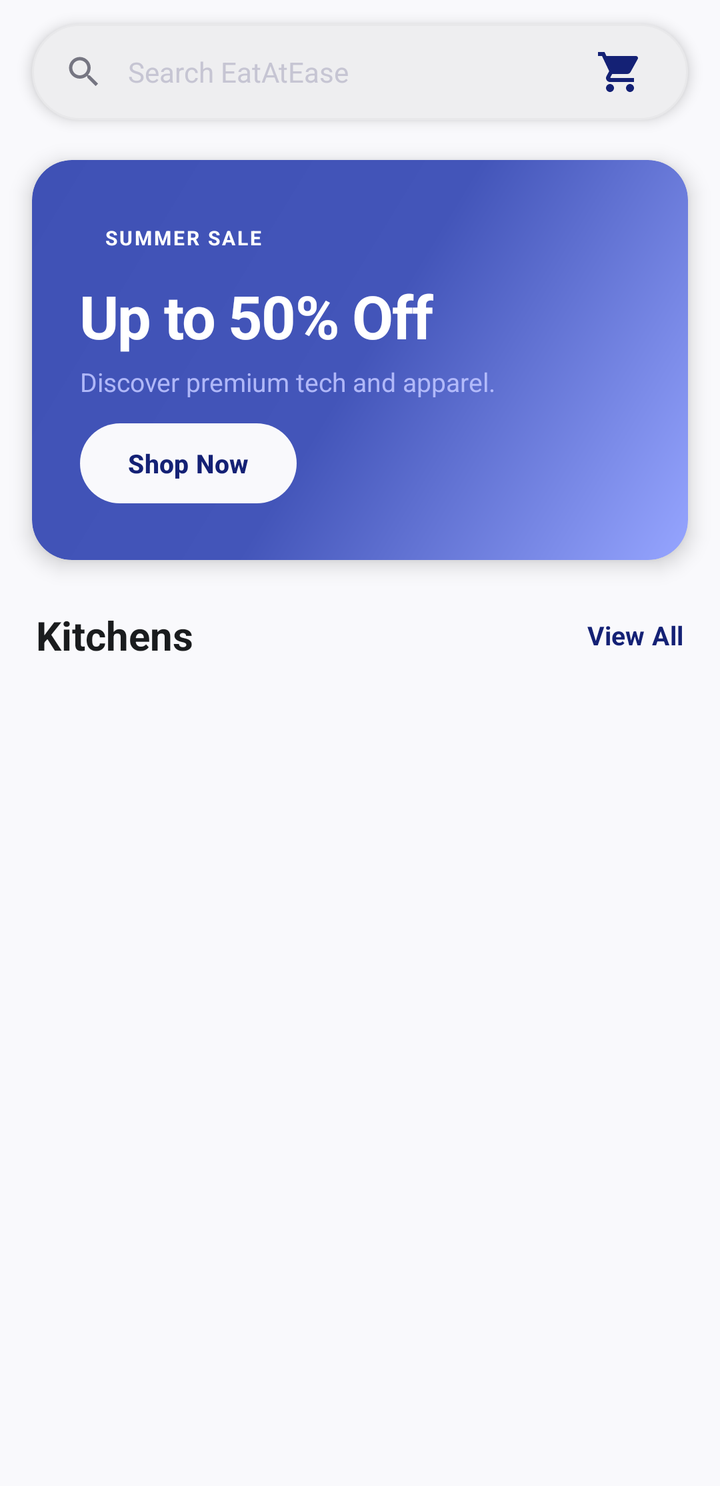
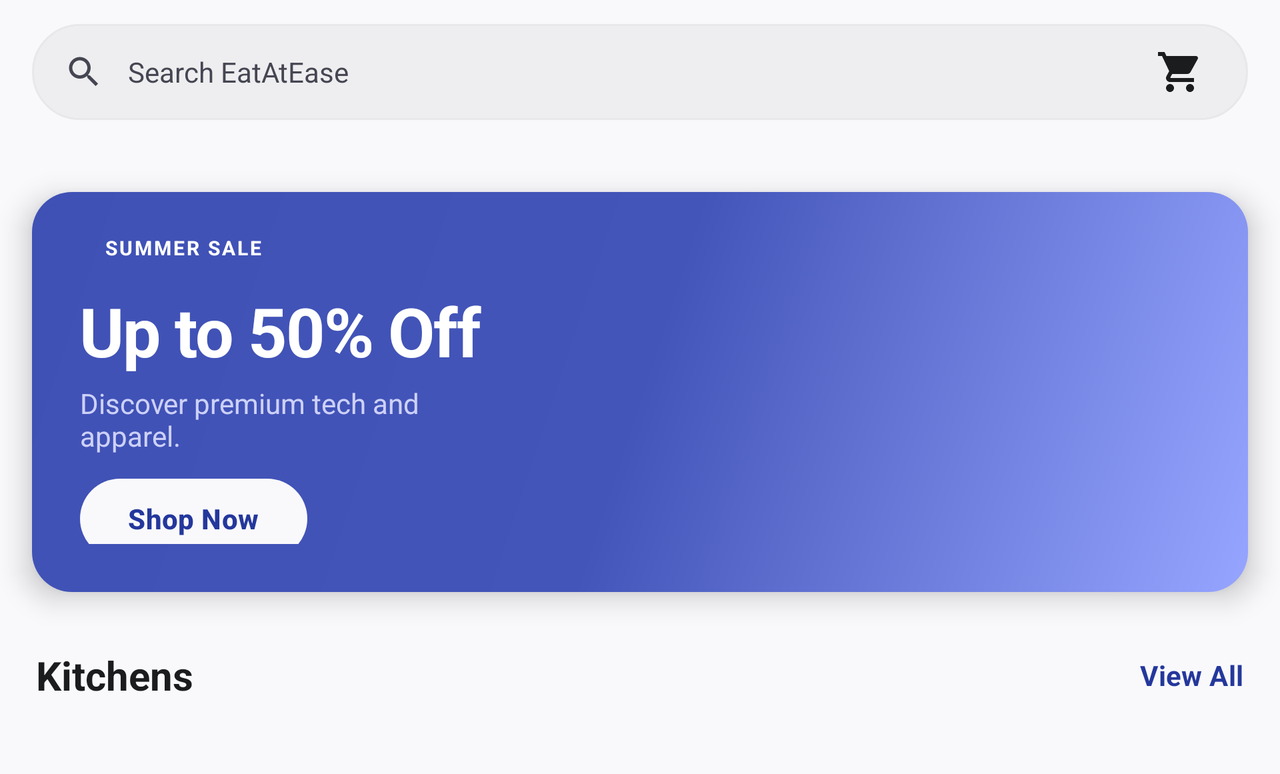

First picture: res/layout/ on a phone held upright. Second picture: the repository's own variant of that layout, on a device whose configuration matches the variant's folder. Source for both follows.
<!-- AndroidManifest.xml: application theme Theme.EatAtEase -->
<!-- res/layout/fragment_home.xml -->
<?xml version="1.0" encoding="utf-8"?>
<androidx.core.widget.NestedScrollView xmlns:android="http://schemas.android.com/apk/res/android"
    xmlns:app="http://schemas.android.com/apk/res-auto"
    xmlns:tools="http://schemas.android.com/tools"
    android:layout_width="match_parent"
    android:layout_height="match_parent"
    android:background="@color/stitch_background"
    android:clipToPadding="false"
    android:fillViewport="true"
    android:scrollbars="none"
    tools:context=".ui.home.HomeFragment">

    <LinearLayout
        android:layout_width="match_parent"
        android:layout_height="wrap_content"
        android:orientation="vertical"
        android:paddingBottom="96dp">

        
        
        

        <LinearLayout
            android:layout_width="match_parent"
            android:layout_height="48dp"
            android:layout_marginHorizontal="16dp"
            android:layout_marginTop="12dp"
            android:background="@drawable/bg_search_bar"
            android:elevation="4dp"
            android:gravity="center_vertical"
            android:paddingHorizontal="16dp">

            <ImageView
                android:layout_width="20dp"
                android:layout_height="20dp"
                android:importantForAccessibility="no"
                android:src="@drawable/ic_search"
                app:tint="@color/stitch_outline" />

            <EditText
                android:id="@+id/search_edit_text"
                android:layout_width="0dp"
                android:layout_height="match_parent"
                android:layout_marginStart="12dp"
                android:layout_weight="1"
                android:background="@android:color/transparent"
                android:hint="@string/home_search_hint"
                android:inputType="text"
                android:maxLines="1"
                android:textColor="@color/stitch_on_surface"
                android:textColorHint="@color/stitch_outline_variant"
                android:textSize="14sp" />

            <ImageButton
                android:id="@+id/btn_cart"
                android:layout_width="36dp"
                android:layout_height="36dp"
                android:background="?attr/selectableItemBackgroundBorderless"
                android:contentDescription="@string/home_cart"
                android:src="@drawable/ic_shopping_cart"
                app:tint="@color/stitch_primary" />

        </LinearLayout>

        <FrameLayout
            android:id="@+id/hero_banner"
            android:layout_width="match_parent"
            android:layout_height="200dp"
            android:layout_marginHorizontal="16dp"
            android:layout_marginTop="20dp"
            android:background="@drawable/bg_hero_banner"
            android:clipToOutline="true"
            android:elevation="6dp">

            
            <LinearLayout
                android:layout_width="wrap_content"
                android:layout_height="match_parent"
                android:gravity="center_vertical"
                android:orientation="vertical"
                android:padding="24dp">

                
                <com.google.android.material.textview.MaterialTextView
                    android:id="@+id/hero_badge"
                    android:layout_width="wrap_content"
                    android:layout_height="wrap_content"
                    android:background="@drawable/bg_hero_badge"
                    android:letterSpacing="0.1"
                    android:paddingHorizontal="12dp"
                    android:paddingVertical="4dp"
                    android:text="@string/home_hero_badge"
                    android:textAllCaps="true"
                    android:textColor="@android:color/white"
                    android:textSize="10sp"
                    android:textStyle="bold" />

                
                <com.google.android.material.textview.MaterialTextView
                    android:id="@+id/hero_title"
                    android:layout_width="wrap_content"
                    android:layout_height="wrap_content"
                    android:layout_marginTop="8dp"
                    android:letterSpacing="-0.02"
                    android:text="@string/home_hero_title"
                    android:textColor="@android:color/white"
                    android:textSize="30sp"
                    android:textStyle="bold" />

                
                <com.google.android.material.textview.MaterialTextView
                    android:id="@+id/hero_subtitle"
                    android:layout_width="220dp"
                    android:layout_height="wrap_content"
                    android:layout_marginTop="4dp"
                    android:alpha="0.9"
                    android:text="@string/home_hero_subtitle"
                    android:textColor="@color/stitch_primary_fixed_dim"
                    android:textSize="13sp" />

                
                <com.google.android.material.button.MaterialButton
                    android:id="@+id/btn_shop_now"
                    android:layout_width="wrap_content"
                    android:layout_height="40dp"
                    android:layout_marginTop="12dp"
                    android:background="@drawable/bg_shop_now_button"
                    android:letterSpacing="0.01"
                    android:paddingHorizontal="24dp"
                    android:text="@string/home_shop_now"
                    android:textAllCaps="false"
                    android:textColor="@color/stitch_primary"
                    android:textSize="13sp"
                    android:textStyle="bold"
                    app:backgroundTint="@null"
                    app:cornerRadius="999dp"
                    app:elevation="4dp" />
            </LinearLayout>
        </FrameLayout>

        
        
        
        <LinearLayout
            android:layout_width="match_parent"
            android:layout_height="wrap_content"
            android:layout_marginTop="24dp"
            android:gravity="center_vertical"
            android:orientation="horizontal"
            android:paddingHorizontal="18dp">

            <com.google.android.material.textview.MaterialTextView
                android:id="@+id/featured_title"
                android:layout_width="0dp"
                android:layout_height="wrap_content"
                android:layout_weight="1"
                android:text="@string/home_featured_products"
                android:textColor="@color/stitch_on_surface"
                android:textSize="20sp"
                android:textStyle="bold" />

            <com.google.android.material.textview.MaterialTextView
                android:id="@+id/btn_view_all"
                android:layout_width="wrap_content"
                android:layout_height="wrap_content"
                android:clickable="true"
                android:focusable="true"
                android:letterSpacing="0.01"
                android:text="@string/home_view_all"
                android:textColor="@color/stitch_primary"
                android:textSize="13sp"
                android:textStyle="bold" />
        </LinearLayout>

        
        
        
        <androidx.recyclerview.widget.RecyclerView
            android:id="@+id/products_recyclerview"
            android:layout_width="match_parent"
            android:layout_height="280dp"
            android:layout_marginTop="12dp"
            android:clipToPadding="false"
            android:nestedScrollingEnabled="false"
            android:orientation="horizontal"
            android:overScrollMode="never"
            android:paddingHorizontal="12dp"
            android:scrollbars="none"
            app:layoutManager="androidx.recyclerview.widget.LinearLayoutManager"
            tools:itemCount="4"
            tools:listitem="@layout/item_product_card" />

        
        
        
        <androidx.recyclerview.widget.RecyclerView
            android:id="@+id/category_chips_recyclerview"
            android:layout_width="match_parent"
            android:layout_height="wrap_content"
            android:layout_marginTop="24dp"
            android:clipToPadding="false"
            android:orientation="horizontal"
            android:overScrollMode="never"
            android:paddingHorizontal="16dp"
            android:scrollbars="none"
            app:layoutManager="LinearLayoutManager"
            tools:itemCount="5"
            tools:listitem="@layout/item_category_chip" />

        
        
        

        
        
        
        <LinearLayout
            android:id="@+id/subcategory_section"
            android:layout_width="match_parent"
            android:layout_height="wrap_content"
            android:orientation="vertical"
            android:visibility="gone">

            
            <LinearLayout
                android:layout_width="match_parent"
                android:layout_height="wrap_content"
                android:layout_marginTop="24dp"
                android:gravity="center_vertical"
                android:orientation="horizontal"
                android:paddingHorizontal="18dp">

                <com.google.android.material.textview.MaterialTextView
                    android:id="@+id/subcategory_label"
                    android:layout_width="0dp"
                    android:layout_height="wrap_content"
                    android:layout_weight="1"
                    android:textColor="@color/stitch_on_surface"
                    android:textSize="18sp"
                    android:textStyle="bold"
                    tools:text="Groceries" />

                <com.google.android.material.textview.MaterialTextView
                    android:id="@+id/subcategory_view_all"
                    android:layout_width="wrap_content"
                    android:layout_height="wrap_content"
                    android:clickable="true"
                    android:focusable="true"
                    android:text="@string/home_view_all"
                    android:textColor="@color/stitch_primary"
                    android:textSize="13sp"
                    android:textStyle="bold" />

            </LinearLayout>

            
            <androidx.recyclerview.widget.RecyclerView
                android:id="@+id/subcategory_cards_recyclerview"
                android:layout_width="match_parent"
                android:layout_height="wrap_content"
                android:layout_marginTop="8dp"
                android:clipToPadding="false"
                android:nestedScrollingEnabled="false"
                android:overScrollMode="never"
                android:paddingHorizontal="10dp"
                android:paddingBottom="4dp"
                android:scrollbars="none"
                app:layoutManager="androidx.recyclerview.widget.GridLayoutManager"
                app:spanCount="3"
                tools:itemCount="6"
                tools:listitem="@layout/item_subcategory_card" />

        </LinearLayout>

    </LinearLayout>

</androidx.core.widget.NestedScrollView>
<!-- resources referenced by this layout -->
<resources>
  <color name="stitch_background">#f9f9fc</color>
  <color name="stitch_on_surface">#1a1c1e</color>
  <color name="stitch_outline">#767682</color>
  <color name="stitch_outline_variant">#c6c5d3</color>
  <color name="stitch_primary">#142175</color>
  <color name="stitch_primary_fixed_dim">#bcc3ff</color>
  <string name="home_cart">Shopping cart</string>
  <string name="home_featured_products">Kitchens</string>
  <string name="home_hero_badge">Summer Sale</string>
  <string name="home_hero_subtitle">Discover premium tech and apparel.</string>
  <string name="home_hero_title">Up to 50% Off</string>
  <string name="home_search_hint">Search EatAtEase</string>
  <string name="home_shop_now">Shop Now</string>
  <string name="home_view_all">View All</string>
  <color name="search_bar_fill">#EEEEF0</color>
  <color name="search_bar_stroke">#E8E8EA</color>
  <color name="brand_accent_alpha">#1A24389C</color>
  <color name="surface_page">#F9F9FC</color>
  <color name="md_primary_40">#3D52C8</color>
  <color name="md_primary_100">#FFFFFF</color>
  <color name="md_primary_90">#DEE0FF</color>
  <color name="md_primary_10">#00006B</color>
  <color name="md_secondary_40">#5C63A6</color>
  <color name="md_neutral_100">#FFFFFF</color>
  <color name="md_secondary_90">#E0E0FF</color>
  <color name="md_secondary_30">#404693</color>
  <color name="md_tertiary_40">#9B4900</color>
  <color name="md_tertiary_90">#FFDBCA</color>
  <color name="md_tertiary_10">#310D00</color>
  <color name="md_error_40">#BA1A1A</color>
  <color name="md_error_90">#FFDAD6</color>
  <color name="md_neutral_98">#F9F9FF</color>
  <color name="md_neutral_10">#1A1C20</color>
  <color name="md_neutral_var_90">#E1E2EC</color>
  <color name="md_neutral_var_30">#44474F</color>
  <color name="md_neutral_var_50">#74777F</color>
  <color name="md_neutral_var_80">#C4C6D0</color>
  <style name="TextAppearance.EatAtEase.DisplayLarge" parent="TextAppearance.Material3.DisplayLarge">
          <item name="fontFamily">sans-serif</item>
      </style>
  <style name="TextAppearance.EatAtEase.DisplayMedium" parent="TextAppearance.Material3.DisplayMedium">
          <item name="fontFamily">sans-serif</item>
      </style>
  <style name="TextAppearance.EatAtEase.DisplaySmall" parent="TextAppearance.Material3.DisplaySmall">
          <item name="fontFamily">sans-serif</item>
      </style>
  <style name="TextAppearance.EatAtEase.TitleLarge" parent="TextAppearance.Material3.TitleLarge">
          <item name="fontFamily">sans-serif-medium</item>
      </style>
  <style name="TextAppearance.EatAtEase.TitleMedium" parent="TextAppearance.Material3.TitleMedium">
          <item name="fontFamily">sans-serif-medium</item>
      </style>
  <style name="TextAppearance.EatAtEase.TitleSmall" parent="TextAppearance.Material3.TitleSmall">
          <item name="fontFamily">sans-serif-medium</item>
      </style>
  <style name="TextAppearance.EatAtEase.BodyLarge" parent="TextAppearance.Material3.BodyLarge">
          <item name="fontFamily">sans-serif</item>
      </style>
  <style name="TextAppearance.EatAtEase.BodyMedium" parent="TextAppearance.Material3.BodyMedium">
          <item name="fontFamily">sans-serif</item>
      </style>
  <style name="TextAppearance.EatAtEase.BodySmall" parent="TextAppearance.Material3.BodySmall">
          <item name="fontFamily">sans-serif</item>
      </style>
  <style name="TextAppearance.EatAtEase.LabelLarge" parent="TextAppearance.Material3.LabelLarge">
          <item name="fontFamily">sans-serif-medium</item>
      </style>
  <style name="TextAppearance.EatAtEase.LabelMedium" parent="TextAppearance.Material3.LabelMedium">
          <item name="fontFamily">sans-serif-medium</item>
      </style>
  <style name="TextAppearance.EatAtEase.LabelSmall" parent="TextAppearance.Material3.LabelSmall">
          <item name="fontFamily">sans-serif-medium</item>
      </style>
  <!-- some entries are left out for length -->
</resources>
<!-- res/layout-w600dp/fragment_home.xml (the repository's variant of the layout above) -->
<!-- drawn on the phone turned sideways -->
<?xml version="1.0" encoding="utf-8"?>
<androidx.core.widget.NestedScrollView xmlns:android="http://schemas.android.com/apk/res/android"
    xmlns:app="http://schemas.android.com/apk/res-auto"
    xmlns:tools="http://schemas.android.com/tools"
    android:layout_width="match_parent"
    android:layout_height="match_parent"
    android:background="#F9F9FC"
    android:clipToPadding="false"
    android:fillViewport="true"
    android:scrollbars="none"
    tools:context=".ui.home.HomeFragment">

    <LinearLayout
        android:layout_width="match_parent"
        android:layout_height="wrap_content"
        android:orientation="vertical"
        android:paddingBottom="24dp">

        
        <LinearLayout
            android:layout_width="match_parent"
            android:layout_height="48dp"
            android:layout_marginHorizontal="16dp"
            android:layout_marginTop="12dp"
            android:background="@drawable/bg_search_bar"
            android:gravity="center_vertical"
            android:paddingHorizontal="16dp">

            <ImageView
                android:layout_width="20dp"
                android:layout_height="20dp"
                android:importantForAccessibility="no"
                android:src="@drawable/ic_search" />

            <EditText
                android:id="@+id/search_edit_text"
                android:layout_width="0dp"
                android:layout_height="match_parent"
                android:layout_marginStart="12dp"
                android:layout_weight="1"
                android:background="@android:color/transparent"
                android:hint="@string/home_search_hint"
                android:inputType="text"
                android:maxLines="1"
                android:textColor="#1A1C1E"
                android:textColorHint="#454652"
                android:textSize="14sp" />

            <ImageButton
                android:id="@+id/btn_cart"
                android:layout_width="36dp"
                android:layout_height="36dp"
                android:background="?attr/selectableItemBackgroundBorderless"
                android:contentDescription="@string/home_cart"
                android:src="@drawable/ic_shopping_cart" />
        </LinearLayout>

        
        <androidx.recyclerview.widget.RecyclerView
            android:id="@+id/category_chips_recyclerview"
            android:layout_width="match_parent"
            android:layout_height="wrap_content"
            android:layout_marginTop="16dp"
            android:clipToPadding="false"
            android:orientation="horizontal"
            android:overScrollMode="never"
            android:paddingHorizontal="16dp"
            android:scrollbars="none"
            app:layoutManager="LinearLayoutManager"
            tools:itemCount="5"
            tools:listitem="@layout/item_category_chip" />

        
        <FrameLayout
            android:id="@+id/hero_banner"
            android:layout_width="match_parent"
            android:layout_height="200dp"
            android:layout_marginHorizontal="16dp"
            android:layout_marginTop="20dp"
            android:background="@drawable/bg_hero_banner"
            android:elevation="8dp"
            android:padding="24dp">

            <LinearLayout
                android:layout_width="match_parent"
                android:layout_height="match_parent"
                android:gravity="center_vertical"
                android:orientation="vertical">

                <com.google.android.material.textview.MaterialTextView
                    android:id="@+id/hero_badge"
                    android:layout_width="wrap_content"
                    android:layout_height="wrap_content"
                    android:background="@drawable/bg_hero_badge"
                    android:letterSpacing="0.1"
                    android:paddingHorizontal="12dp"
                    android:paddingVertical="4dp"
                    android:text="@string/home_hero_badge"
                    android:textAllCaps="true"
                    android:textColor="@android:color/white"
                    android:textSize="10sp"
                    android:textStyle="bold" />

                <com.google.android.material.textview.MaterialTextView
                    android:id="@+id/hero_title"
                    android:layout_width="wrap_content"
                    android:layout_height="wrap_content"
                    android:layout_marginTop="8dp"
                    android:letterSpacing="-0.02"
                    android:text="@string/home_hero_title"
                    android:textColor="@android:color/white"
                    android:textSize="34sp"
                    android:textStyle="bold" />

                <com.google.android.material.textview.MaterialTextView
                    android:id="@+id/hero_subtitle"
                    android:layout_width="220dp"
                    android:layout_height="wrap_content"
                    android:layout_marginTop="4dp"
                    android:alpha="0.9"
                    android:text="@string/home_hero_subtitle"
                    android:textColor="#DEE0FF"
                    android:textSize="14sp" />

                <com.google.android.material.button.MaterialButton
                    android:id="@+id/btn_shop_now"
                    android:layout_width="wrap_content"
                    android:layout_height="40dp"
                    android:layout_marginTop="12dp"
                    android:background="@drawable/bg_shop_now_button"
                    android:letterSpacing="0.01"
                    android:paddingHorizontal="24dp"
                    android:text="@string/home_shop_now"
                    android:textAllCaps="false"
                    android:textColor="#24389C"
                    android:textSize="14sp"
                    android:textStyle="bold"
                    app:backgroundTint="@null"
                    app:cornerRadius="999dp"
                    app:elevation="4dp" />
            </LinearLayout>
        </FrameLayout>

        
        <LinearLayout
            android:layout_width="match_parent"
            android:layout_height="wrap_content"
            android:layout_marginTop="28dp"
            android:gravity="center_vertical"
            android:orientation="horizontal"
            android:paddingHorizontal="18dp">

            <com.google.android.material.textview.MaterialTextView
                android:id="@+id/featured_title"
                android:layout_width="0dp"
                android:layout_height="wrap_content"
                android:layout_weight="1"
                android:text="@string/home_featured_products"
                android:textColor="#1A1C1E"
                android:textSize="20sp"
                android:textStyle="bold" />

            <com.google.android.material.textview.MaterialTextView
                android:id="@+id/btn_view_all"
                android:layout_width="wrap_content"
                android:layout_height="wrap_content"
                android:clickable="true"
                android:focusable="true"
                android:letterSpacing="0.01"
                android:text="@string/home_view_all"
                android:textColor="#24389C"
                android:textSize="14sp"
                android:textStyle="bold" />
        </LinearLayout>

        
        <androidx.recyclerview.widget.RecyclerView
            android:id="@+id/products_recyclerview"
            android:layout_width="match_parent"
            android:layout_height="wrap_content"
            android:layout_marginTop="12dp"
            android:clipToPadding="false"
            android:nestedScrollingEnabled="false"
            android:overScrollMode="never"
            android:paddingHorizontal="12dp"
            app:layoutManager="androidx.recyclerview.widget.GridLayoutManager"
            app:spanCount="3"
            tools:itemCount="4"
            tools:listitem="@layout/item_product_card" />

    </LinearLayout>
</androidx.core.widget.NestedScrollView>
<!-- resources referenced by the variant -->
<!-- as the phone turned sideways resolves them -->
<resources>
  <string name="home_cart">Shopping cart</string>
  <string name="home_featured_products">Kitchens</string>
  <string name="home_hero_badge">Summer Sale</string>
  <string name="home_hero_subtitle">Discover premium tech and apparel.</string>
  <string name="home_hero_title">Up to 50% Off</string>
  <string name="home_search_hint">Search EatAtEase</string>
  <string name="home_shop_now">Shop Now</string>
  <string name="home_view_all">View All</string>
  <color name="search_bar_fill">#EEEEF0</color>
  <color name="search_bar_stroke">#E8E8EA</color>
  <color name="brand_accent_alpha">#1A24389C</color>
  <color name="surface_page">#F9F9FC</color>
  <color name="md_primary_40">#3D52C8</color>
  <color name="md_primary_100">#FFFFFF</color>
  <color name="md_primary_90">#DEE0FF</color>
  <color name="md_primary_10">#00006B</color>
  <color name="md_secondary_40">#5C63A6</color>
  <color name="md_neutral_100">#FFFFFF</color>
  <color name="md_secondary_90">#E0E0FF</color>
  <color name="md_secondary_30">#404693</color>
  <color name="md_tertiary_40">#9B4900</color>
  <color name="md_tertiary_90">#FFDBCA</color>
  <color name="md_tertiary_10">#310D00</color>
  <color name="md_error_40">#BA1A1A</color>
  <color name="md_error_90">#FFDAD6</color>
  <color name="md_neutral_98">#F9F9FF</color>
  <color name="md_neutral_10">#1A1C20</color>
  <color name="md_neutral_var_90">#E1E2EC</color>
  <color name="md_neutral_var_30">#44474F</color>
  <color name="md_neutral_var_50">#74777F</color>
  <color name="md_neutral_var_80">#C4C6D0</color>
  <style name="TextAppearance.EatAtEase.DisplayLarge" parent="TextAppearance.Material3.DisplayLarge">
          <item name="fontFamily">sans-serif</item>
      </style>
  <style name="TextAppearance.EatAtEase.DisplayMedium" parent="TextAppearance.Material3.DisplayMedium">
          <item name="fontFamily">sans-serif</item>
      </style>
  <style name="TextAppearance.EatAtEase.DisplaySmall" parent="TextAppearance.Material3.DisplaySmall">
          <item name="fontFamily">sans-serif</item>
      </style>
  <style name="TextAppearance.EatAtEase.HeadlineLarge" parent="TextAppearance.Material3.HeadlineLarge">
          <item name="fontFamily">sans-serif-medium</item>
      </style>
  <style name="TextAppearance.EatAtEase.HeadlineSmall" parent="TextAppearance.Material3.HeadlineSmall">
          <item name="fontFamily">sans-serif-medium</item>
      </style>
  <style name="TextAppearance.EatAtEase.TitleLarge" parent="TextAppearance.Material3.TitleLarge">
          <item name="fontFamily">sans-serif-medium</item>
      </style>
  <style name="TextAppearance.EatAtEase.TitleMedium" parent="TextAppearance.Material3.TitleMedium">
          <item name="fontFamily">sans-serif-medium</item>
      </style>
  <style name="TextAppearance.EatAtEase.TitleSmall" parent="TextAppearance.Material3.TitleSmall">
          <item name="fontFamily">sans-serif-medium</item>
      </style>
  <style name="TextAppearance.EatAtEase.BodyLarge" parent="TextAppearance.Material3.BodyLarge">
          <item name="fontFamily">sans-serif</item>
      </style>
  <style name="TextAppearance.EatAtEase.BodyMedium" parent="TextAppearance.Material3.BodyMedium">
          <item name="fontFamily">sans-serif</item>
      </style>
  <style name="TextAppearance.EatAtEase.BodySmall" parent="TextAppearance.Material3.BodySmall">
          <item name="fontFamily">sans-serif</item>
      </style>
  <style name="TextAppearance.EatAtEase.LabelLarge" parent="TextAppearance.Material3.LabelLarge">
          <item name="fontFamily">sans-serif-medium</item>
      </style>
  <style name="TextAppearance.EatAtEase.LabelMedium" parent="TextAppearance.Material3.LabelMedium">
          <item name="fontFamily">sans-serif-medium</item>
      </style>
  <style name="TextAppearance.EatAtEase.LabelSmall" parent="TextAppearance.Material3.LabelSmall">
          <item name="fontFamily">sans-serif-medium</item>
      </style>
  <!-- some entries are left out for length -->
</resources>
